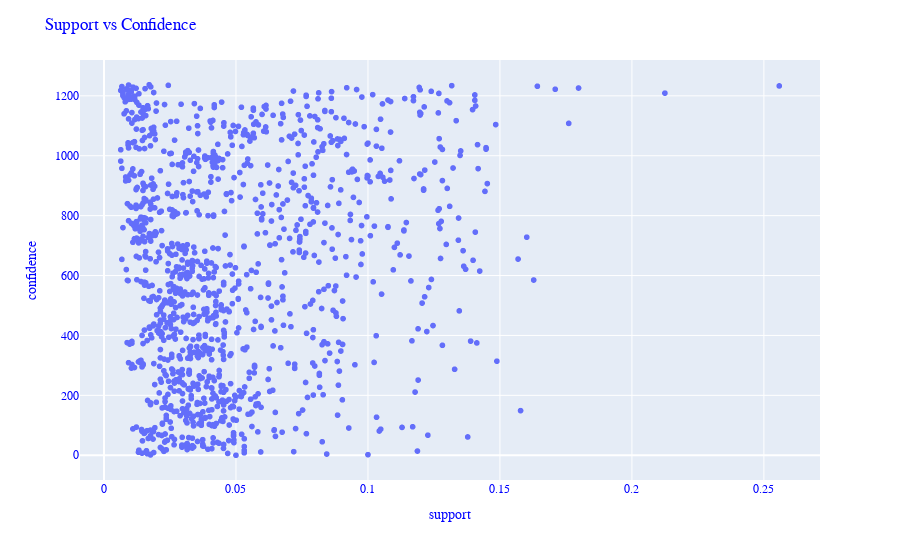

Notebook code for this chart:
### Code cell
fig=px.scatter(rules['support'], rules['confidence'])
fig.update_layout(
    xaxis_title="support",
    yaxis_title="confidence",
   
    font_family="Courier New",
    font_color="blue",
    title_font_family="Times New Roman",
    title_font_color="red",
    title=('Support vs Confidence')
    
)

fig.show()

### Figure 1 — Plotly figure (JSON) as saved in the notebook; plotly's stock layout.template omitted (floating-point values rounded to 4 significant figures; data arrays with more than 128 entries replaced by an {"elided": "..."} marker saying what was removed)
{"data": [{"hovertemplate": "x=%{x}<br>index=%{y}<extra></extra>", "legendgroup": "", "marker": {"color": "#636efa", "symbol": "circle"}, "mode": "markers", "name": "", "showlegend": false, "type": "scattergl", "x": {"elided": "1238 float values"}, "xaxis": "x", "y": {"elided": "1238 int values"}, "yaxis": "y"}], "layout": {"font": {"color": "blue", "family": "Courier New"}, "legend": {"tracegroupgap": 0}, "margin": {"t": 60}, "title": {"text": "Support vs Confidence"}, "xaxis": {"anchor": "y", "domain": [0, 1], "title": {"text": "support"}}, "yaxis": {"anchor": "x", "domain": [0, 1], "title": {"text": "confidence"}}}}
